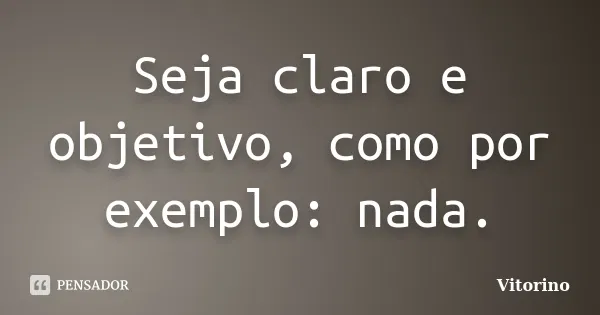
#> input picture uploads/010c56d4-a5d5-4555-89a1-f7d52ddcc0f4/8a31c8a4-1fb4-4278-a00d-208f4a3503bc.jpg, 600 x 315 px
$ python -i image_ocr.py   (imports and definitions only)
#> lines starting #> are read from the running program, lines starting #| are printed output that depends on the picture; after the words box and inside, x2 and y2 are one past the last pixel; in counts of white or black regions, pixels touching at a corner belong together
"""
OCR de imagens. Extração local de texto com pytesseract, Pillow e opencv (opcional).
"""

import logging
import pytesseract

pytesseract.pytesseract.tesseract_cmd = (
    r"C:\Users\Maikon\AppData\Local\Programs\Tesseract-OCR\tesseract.exe"
)

from pathlib import Path

logger = logging.getLogger(__name__)


def extract_text_from_image(path: str) -> str:
    """
    Extrai texto da imagem via OCR (Tesseract).
    Usa Pillow para leitura e, se disponível, opencv para pré-processamento opcional.

    Args:
        path: Caminho absoluto do arquivo de imagem.

    Returns:
        Texto extraído ou string vazia em caso de falha. Nunca levanta exceção.
    """
    p = Path(path).resolve()
    if not p.exists():
        logger.warning("OCR: arquivo não encontrado %s", path)
        return ""

    try:
        import pytesseract
        from PIL import Image

        img = Image.open(p)
#> img is the input picture: PIL image 600x315 RGB; mean R, G, B 110.3, 103.4, 96
        img.load()
        if img.mode not in ("RGB", "L"):
            img = img.convert("RGB")

        try:
            import cv2
            import numpy as np

            arr = np.array(img)
            if len(arr.shape) == 3:
                gray = cv2.cvtColor(arr, cv2.COLOR_RGB2GRAY)
            else:
                gray = arr
            gray = cv2.medianBlur(gray, 3)
            _, gray = cv2.threshold(gray, 0, 255, cv2.THRESH_BINARY + cv2.THRESH_OTSU)
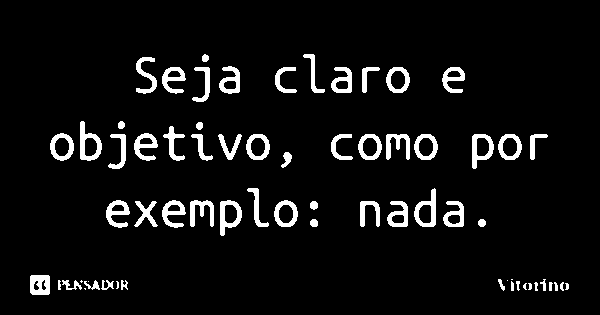
#> gray: shape (315, 600); 6.3% white; 66 white regions (7 under 20 px), largest, box (x1, y1, x2, y2) and area: (80, 121, 102, 161) 401, (220, 200, 242, 236) 380, (414, 188, 436, 227) 377
            img = Image.fromarray(gray)
        except ImportError:
            pass

        text = pytesseract.image_to_string(img, lang="por+eng")
        return (text or "").strip()
    except Exception as e:
        logger.warning("OCR falhou para %s: %s", path, e)
        return ""

>>> result = extract_text_from_image('../../uploads/010c56d4-a5d5-4555-89a1-f7d52ddcc0f4/8a31c8a4-1fb4-4278-a00d-208f4a3503bc.jpg')
